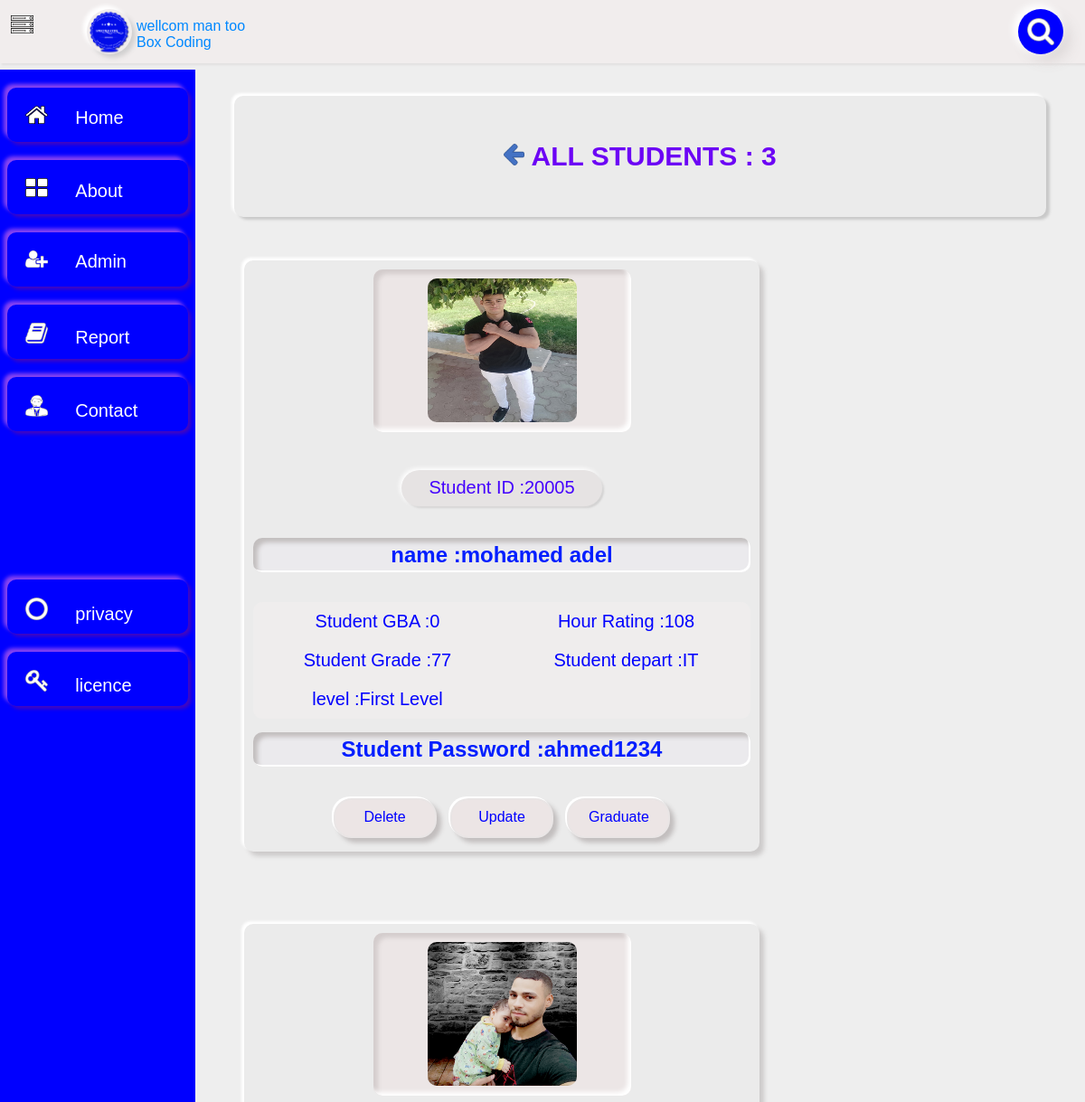
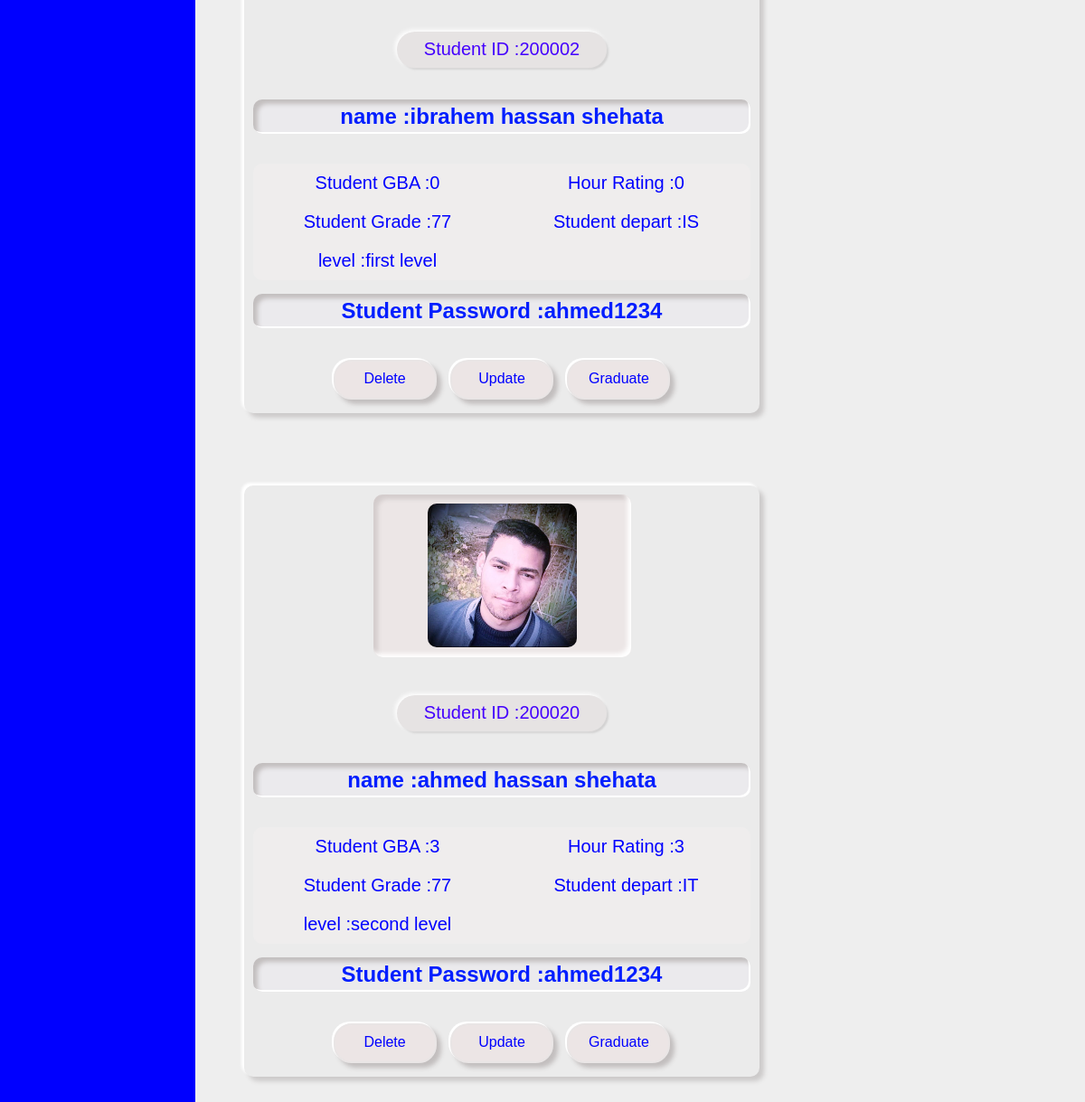
Page /students.php on the committed database (2 pictures, top to bottom).
### tables this page shows
CREATE TABLE `student` (
  `name` varchar(100) NOT NULL,
  `id` int(11) NOT NULL,
  `gba` int(11) NOT NULL,
  `hour` int(11) NOT NULL,
  `present` int(11) NOT NULL,
  `department` varchar(100) NOT NULL,
  `password` varchar(100) NOT NULL,
  `image` varchar(100) NOT NULL,
  `level` varchar(100) NOT NULL
);

### students.php (the view, shortened to what this page needs)
<html>
<head>
</head>
<body>
    <link href="CSS/stylesh.css" rel="stylesheet" type="text/css">
    <link href="CSS/styleadmin.css" rel="stylesheet" type="text/css">
    <div id="header" class="log" style="position: fixed;z-index: 10">
        <img src="img/III.png" class="iii" style="margin-top: 15px;"/>
        <div class="grad">
            <div><img src="img/prand.png" class="card"/><p id="p1">wellcom man too<br>Box Coding</p></div>
            <div id="blue"><img src="img/search.png" id="cent" class="card1"/></div>
        </div>
    </div>
    <ul style="margin-top: 77px" >
<li><a href="index.php"><img src="IMG/Picture1.png" class="icon"/></a><a m="1" href="index.php">Home</a></li>
<li><a href="about.php"><img src="IMG/Picture2.png" class="icon"/></a><a m="1" href="about.php">About</a></li>
<li><a href="admin.php"><img src="IMG/admin.png" class="icon"/></a><a m="1" href="adminlogin.php">Admin</a></li>
<li><a href="member.php"><img src="IMG/report.png" class="icon"/></a><a m="1" href="member.php">Report</a></li>
<li><a href="contact.php"><img src="IMG/contact.png" class="icon"/></a><a m="1" href="contact.php">Contact</a></li>
<br><br><br><br><br><br><br><br>
<li><a href="#member.php"><img src="IMG/privasy.png" class="icon"/></a><a m="1" href="policy.php">privacy</a></li>
<li><a href="#contact.php"><img src="IMG/licence.png" class="icon"/></a><a m="1" href="#shopingcar.php">licence</a></li>
    </ul>
    <div id="contain">
        <center>
        <h2 style="padding:50px 0px;font-size:30px;margin-top:70px" class="h2" id="discount">
             <a href="admin.php"><img src="IMG/return.png" alt="" width=23></a> ALL STUDENTS :
        </h2>
        </center>
        <center>
        <br>
        </center>
        <div>
            <center>
            <?php
        include('config.php');
        $result=mysqli_query($con,"select * from student");
        while($row=mysqli_fetch_array($result)){
            echo "<center>
            <main>
                <div class='fdiv'>
                   <div class='color'>
                     <img class='img' src='$row[image]'>
                   </div><br>
                         <br>
                         <button class='btn2'>Student ID :$row[id]</button>
                         <br>
                         <h2 class='hi'>name :$row[name]</h2>
                          <br>
                            <div class='data'>
                                <p>Student GBA     :$row[gba]</p>
                                <p>Hour Rating    :$row[hour]</p>
                                <p>Student Grade     :$row[present]</p>
                                <p>Student depart    :$row[department]</p>
                                <p>level    :$row[level]</p>
                            </div>
                             <h2 class='hi'>Student Password :$row[password]</h2>
                           <a href='fdelete.php ?id=$row[id]' class='aa'>Delete</a>
                           <a href='fupdate.php ?id=$row[id]' class='aa'>Update</a>
                           <a href='certificate.php ?id=$row[id]' class='aa'>Graduate</a>
                </div>
            </main>
            </center>";
        }
        ?>
            </center>
        </div>
        <br>
    </div>
</body>
</html>

### CSS/stylesh.css (style rules this page uses)
* { padding: 0px; margin: 0px; font-family:sans-serif; }
body { background-color: #eeeeee; color:blue; }
ul { list-style-type: none; width:18%; background:blue; height: 100%; position: fixed; z-index: 1; }
li a { color:white; text-decoration: none; padding: 15px; transition-duration: 400ms; }
li { width: 90%; text-align: left; margin: auto; margin-top: 20px; height: 40px; padding-top: 20px; font-size: 15pt; border-radius: 10px; padding-left: 5px; box-shadow:-4px -4px 4px 0px #8a45f1 , 3px 3px 4px 0px rgb(70, 7, 187); }
#header { width:100%; height: 70px; background: #f1eded; box-shadow: -4px -4px 4px 0px #ffffff, 2px 2px 2px 0px rgb(226, 223, 223); color: blue; }
.icon { width: 25px; }
.iii { width: 25px; position: absolute; left: 1%; top: 3%; }
#btn button,.btn2 { box-shadow: -2px -2px 5px 0px #ffffff, 2px 2px 2px 0px #d1d0d0;; width:auto; height: 40px; border-radius: 20px; color:blue; margin:1% 1%; display: inline-block; padding: 0px 20px; font-size:17px; padding:0px 30px; transition-duration: 500ms; border: none; outline: none; }
.card { width: 50px; height: 50px; border-radius: 80%; margin-top: 10px; box-shadow: -4px -4px 4px 0px #ffffff, 4px 4px 5px 0px #d1d0d0; }
.card1 { margin-top: 5px; width: 25px; margin-left:25%; }
.grad { width: 90%; margin-left:8%; }
.grad { display: flex; justify-content: space-between; }
#blue { background-color: blue; border-radius:50%; width: 50px; height: 50px; margin-top: 10px; box-shadow: -3px -3px 8px 2px #ffffff, 8px 8px 15px 0px rgb(221, 216, 216); }
.color { background-color: #ece6e6; border-radius: 10px; box-shadow:inset -4px -4px 5px 0px #ffffff,inset 5px 5px 5px 0px rgb(211, 204, 204); padding: 10px 5px; }
.img { width:250px; border-radius:10px; }
#p1 { margin-top: -40px; margin-left: 55px; color: #0088ff; }
#contain { padding-left: 20%; padding-top: 3%; padding-right: 2%; }

### CSS/styleadmin.css (style rules this page uses)
button,.a,.aa { width:auto; height: 40px; border-radius: 20px; background-color: #ece5e5; border: 2px solid #e9e5e5; color: blue; margin:1% 1%; display: inline-block; padding: 0px 20px; transition-duration:500ms; }
.h2 { box-shadow: -3px -3px 3px 0px #ffffff, 4px 3px 3px 0px rgb(201, 201, 201); width: 96%; outline: none; border: none; background-color:rgb(235, 235, 235); border-radius:10px; font-size: 20px; color: #6c04f5; }
.color .img { width: 60%; height: 159px; }
.color { height:160px; width: 50%; }
.fdiv { width:550px; border-radius: 10px; padding: 10px; box-shadow:-3px -3px 3px 0px #ffffff, 5px 5px 5px 0px rgb(204, 202, 202); background-color: #ebebeb; }
.aa { text-align: center; padding-top: 10px; width: 70px; text-decoration: none; height: 30px; margin-top: 20px; }
.fdiv { float: left; margin-left: 30px; margin-top: 30px; margin-bottom: 50px; }
#btn button,.btn2 { width:auto; padding: 0px 10px; color: rgb(68, 1, 253); transition-duration: 500ms; }
.data { background-color: #f2efef9a; display: grid; grid-template-columns:repeat(2,1fr); font-size: 20px; border-radius: 10px; }
.data p { margin:10px 0px; }
.hi { background-color: #ebeaef9a; border-radius: 10px; color: #001eff; padding: 5px 0px; box-shadow:inset -2px -2px 0px 0px #ffffff,inset 5px 5px 5px 0px rgb(194, 190, 190); margin: 15px 0px; }
.btn2 { padding: 0px 30px; font-size:20px; margin-bottom: 20px; background-color: #e6e3e3; }

### students.php (style rules this page uses)
#cent { width:30px; margin:10px 10px; }
.aa { background-color: #ebeaef9a; color: #001eff; box-shadow:-2px -2px 0px 0px #ffffff,5px 5px 5px 0px rgb(194, 190, 190); }

### rows in the picture
student: image (picture), id "20005", name "mohamed adel", gba "0", hour "108", present "77", department "IT", level "First Level", password "ahmed1234"
student: image (picture), id "200002", name "ibrahem hassan shehata", gba "0", hour "0", present "77", department "IS", level "first level", password "ahmed1234"
student: image (picture), id "200020", name "ahmed hassan shehata", gba "3", hour "3", present "77", department "IT", level "second level", password "ahmed1234"
